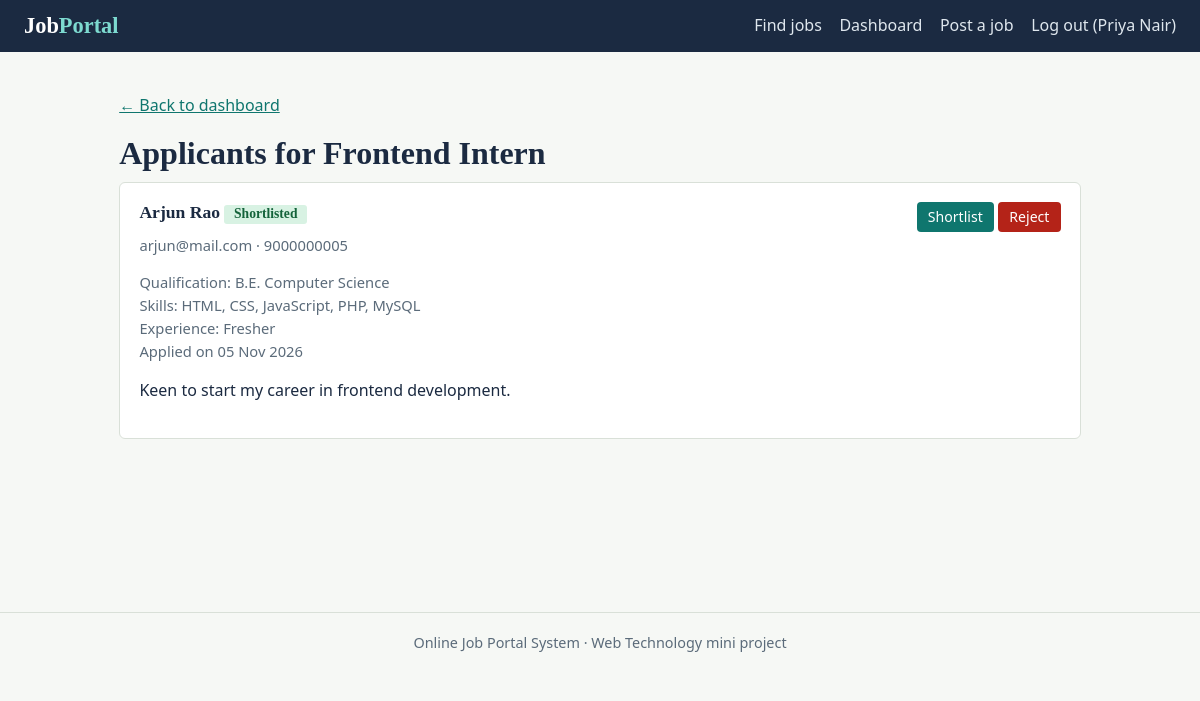
Page /employer/applicants.php?job_id=2 (signed in) on the committed database.
### tables this page shows
CREATE TABLE jobs (
  id INT AUTO_INCREMENT PRIMARY KEY,
  employer_id INT NOT NULL,
  title VARCHAR(120) NOT NULL,
  description TEXT NOT NULL,
  location VARCHAR(100) NOT NULL,
  salary VARCHAR(60),
  job_type ENUM('Full-time','Part-time','Internship') NOT NULL,
  skills VARCHAR(255),
  posted_date DATE NOT NULL,
  last_date DATE NOT NULL,
  status ENUM('open','closed') NOT NULL DEFAULT 'open',
  FOREIGN KEY (employer_id) REFERENCES users(id) ON DELETE CASCADE
);

CREATE TABLE applications (
  id INT AUTO_INCREMENT PRIMARY KEY,
  job_id INT NOT NULL,
  seeker_id INT NOT NULL,
  cover_note TEXT,
  applied_date DATE NOT NULL,
  status ENUM('Applied','Shortlisted','Rejected') NOT NULL DEFAULT 'Applied',
  UNIQUE KEY one_application (job_id, seeker_id),
  FOREIGN KEY (job_id) REFERENCES jobs(id) ON DELETE CASCADE,
  FOREIGN KEY (seeker_id) REFERENCES users(id) ON DELETE CASCADE
);

CREATE TABLE users (
  id INT AUTO_INCREMENT PRIMARY KEY,
  name VARCHAR(100) NOT NULL,
  email VARCHAR(120) NOT NULL UNIQUE,
  password VARCHAR(255) NOT NULL,
  phone VARCHAR(20),
  role ENUM('seeker','employer','admin') NOT NULL,
  status ENUM('active','blocked') NOT NULL DEFAULT 'active',
  created_at TIMESTAMP DEFAULT CURRENT_TIMESTAMP
);

CREATE TABLE seeker_profiles (
  id INT AUTO_INCREMENT PRIMARY KEY,
  user_id INT NOT NULL UNIQUE,
  qualification VARCHAR(150),
  skills VARCHAR(255),
  experience VARCHAR(100),
  FOREIGN KEY (user_id) REFERENCES users(id) ON DELETE CASCADE
);

### employer/applicants.php (the view, shortened to what this page needs)
<?php
require_once '../config.php';
$uid = $_SESSION['user_id'];
$jid = (int)($_GET['job_id'] ?? $_POST['job_id'] ?? 0);
$st = $conn->prepare('SELECT id,title FROM jobs WHERE id=? AND employer_id=?');
$st->bind_param('ii', $jid, $uid);
$st->execute();
$job = $st->get_result()->fetch_assoc();
$st = $conn->prepare("SELECT a.id, a.cover_note, a.applied_date, a.status, u.name, u.email, u.phone,
                             sp.qualification, sp.skills, sp.experience
                      FROM applications a
                      JOIN users u ON u.id=a.seeker_id
                      LEFT JOIN seeker_profiles sp ON sp.user_id=u.id
                      WHERE a.job_id=? ORDER BY a.id DESC");
$st->bind_param('i', $jid);
$st->execute();
$apps = $st->get_result();
require '../includes/header.php';
?>
<p><a href="dashboard.php">&larr; Back to dashboard</a></p>
<h1>Applicants for <?= e($job['title']) ?></h1>
<?php while ($a = $apps->fetch_assoc()): ?>
<article class="card job">
  <div style="flex:1;min-width:240px">
    <h3><?= e($a['name']) ?> <?= badge($a['status']) ?></h3>
    <div class="meta"><?= e($a['email']) ?> &middot; <?= e($a['phone']) ?></div>
    <p class="meta">
      Qualification: <?= e($a['qualification'] ?: 'Not added') ?><br>
      Skills: <?= e($a['skills'] ?: 'Not added') ?><br>
      Experience: <?= e($a['experience'] ?: 'Not added') ?><br>
      Applied on <?= e(date('d M Y', strtotime($a['applied_date']))) ?>
    </p>
    <p><?= nl2br(e($a['cover_note'])) ?></p>
  </div>
  <form method="post" class="actions">
    <button name="status" value="Shortlisted">Shortlist</button>
    <button class="danger" name="status" value="Rejected">Reject</button>
  </form>
</article>
<?php endwhile; ?>
<?php require '../includes/footer.php'; ?>

### config.php (shortened to what this page needs)
<?php
function e($s) { return htmlspecialchars((string)$s, ENT_QUOTES, 'UTF-8'); }
function badge($status) {
    $cls = strtolower($status);
    return '<span class="badge ' . e($cls) . '">' . e($status) . '</span>';
}

### css/style.css (style rules this page uses)
:root { --ink:#1b2a41;--paper:#f6f8f5;--card:#fff;--line:#d9e0d8;--accent:#0f766e;--accent-dark:#0b5a54;--warn:#b45309;--bad:#b42318;--muted:#5b6b7a }
* { box-sizing:border-box }
body { margin:0;background:var(--paper);color:var(--ink);font:16px/1.55 "Segoe UI",system-ui,sans-serif }
h1,h2,h3 { font-family:Georgia,"Times New Roman",serif;line-height:1.2;margin:0 0 .6rem }
h1 { font-size:2rem }
h3 { font-size:1.1rem }
a { color:var(--accent) }
.btn,button { display:inline-block;background:var(--accent);color:#fff;border:0;border-radius:4px;padding:.55rem 1.1rem;font:inherit;cursor:pointer;text-decoration:none }
.btn.danger,button.danger { background:var(--bad) }
.card { background:var(--card);border:1px solid var(--line);border-radius:6px;padding:1.2rem;margin-bottom:1rem }
.job { display:flex;justify-content:space-between;gap:1rem;flex-wrap:wrap }
.meta { color:var(--muted);font-size:.92rem }
.badge { display:inline-block;border-radius:3px;padding:.1rem .6rem;font-size:.85rem;font-weight:600 }
.badge.shortlisted,.badge.approved,.badge.active { background:#d8f2e3;color:#14633a }
.actions button { padding:.25rem .7rem;font-size:.88rem }

### rows in the picture
jobs: title "Frontend Intern"
applications: seeker.name "Arjun Rao", status "Shortlisted", seeker.email "arjun@mail.com", seeker.phone "9000000005", seeker_profiles.qualification "B.E. Computer Science", seeker_profiles.skills "HTML, CSS, JavaScript, PHP, MySQL", seeker_profiles.experience "Fresher", applied_date "05 Nov 2026", cover_note "Keen to start my career in frontend development."

### other values in the picture
$_SESSION['name'] "Priya Nair"
